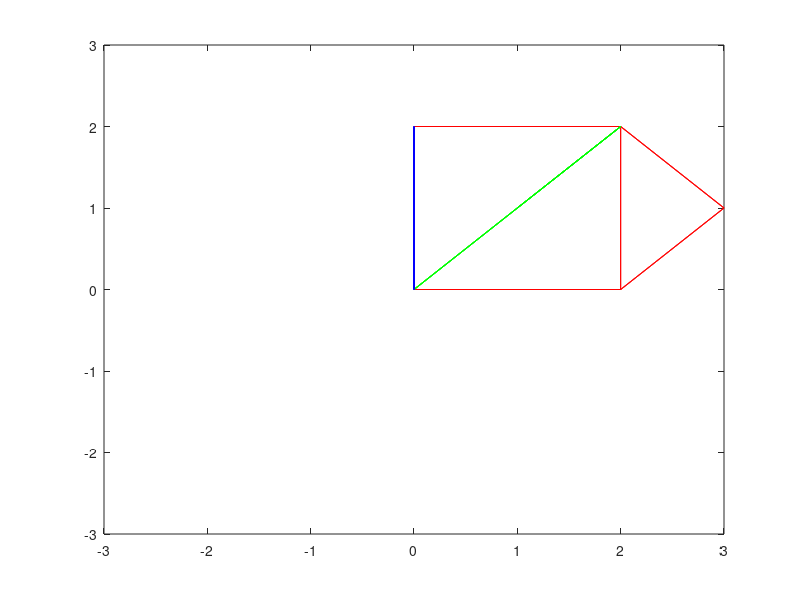

Source code (MATLAB):
P = [3, 1;2, 0;0, 0;0, 2;2, 2];
C = [1 1 0 0 1;1 1 1 0 1;0 1 1 1 0;0 0 1 1 1;1 1 0 1 1];
gplot(C, P, '-r'); hold on;

T11 = [cos(pi/4)^2, sin(pi/4)*cos(pi/4); sin(pi/4)*cos(pi/4), sin(pi/4)^2];
T12 = [cos(pi/2)^2, sin(pi/2)*cos(pi/2); sin(pi/2)*cos(pi/2), sin(pi/2)^2];

P11 = (T11*P')';
P12 = (T12*P')';
gplot(C, P11, '-g'); hold on;
gplot(C, P12, '-b'); hold on;

axis([-3, 3, -3, 3]);
